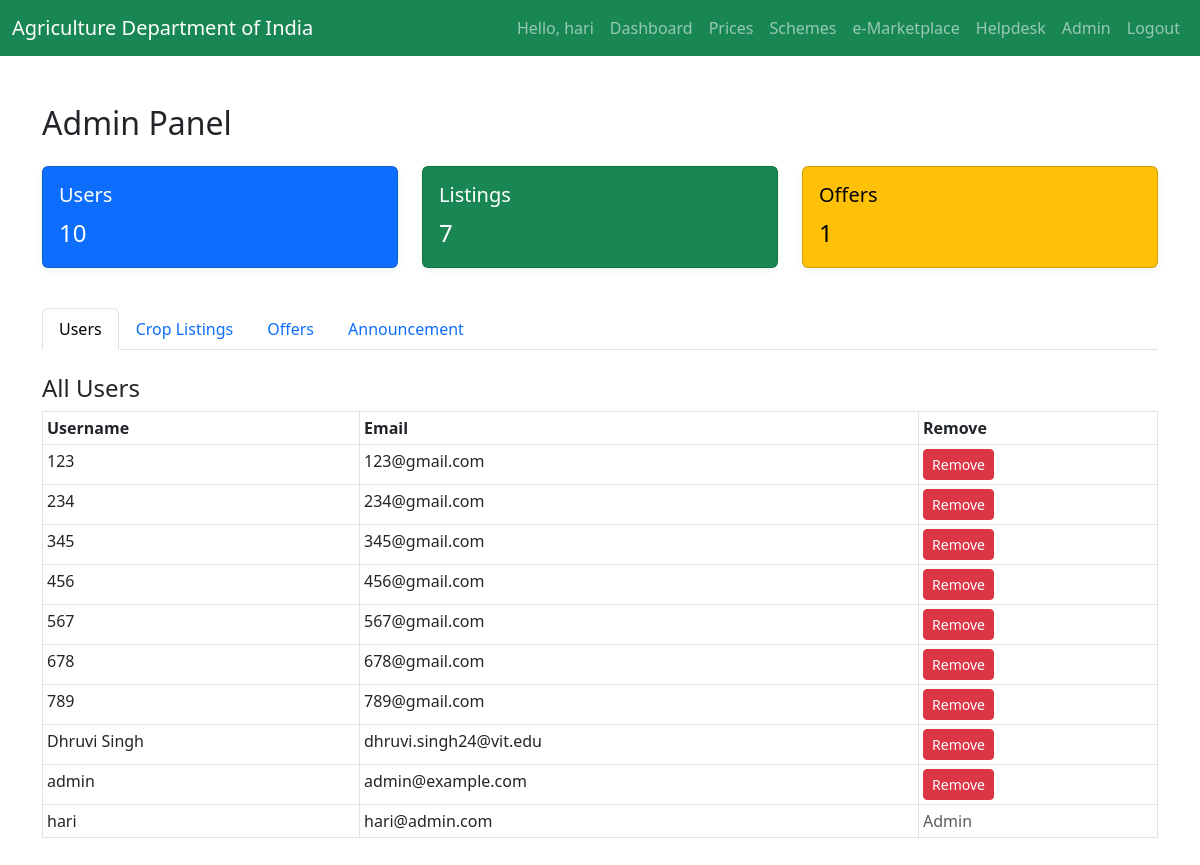
The app's page /admin (signed in) with its own data.
### models.py (models this page shows)
class User(UserMixin, db.Model):
    id = db.Column(db.Integer, primary_key=True)
    username = db.Column(db.String(80), unique=True, nullable=False)
    email = db.Column(db.String(120), unique=True, nullable=False)
    password = db.Column(db.String(200), nullable=False)
    listings = db.relationship('Listing', backref='user', lazy=True)
    offers = db.relationship('Offer', backref='user', lazy=True)

### app.py (the view, shortened to what this page needs)
@app.route('/admin', methods=['GET', 'POST'])
@login_required
def admin():
    if current_user.username.lower() != 'hari':
        flash('Access denied: Only admin user Hari can access this page.', 'danger')
        return redirect(url_for('dashboard'))
    if request.method == 'POST' and request.form.get('announcement') is not None:
        announcement_data['text'] = request.form.get('announcement').strip()
        flash('Announcement updated.', 'success')
        return redirect(url_for('admin'))
    users = User.query.order_by(User.username).all()
    listings = Listing.query.order_by(Listing.created_at.desc()).all()
    offers = Offer.query.order_by(Offer.created_at.desc()).all()
    for l in listings:
        _ = l.user
    for o in offers:
        _ = o.user
        _ = o.listing
        _ = o.listing.user
    return render_template('admin.html', users=users, listings=listings, offers=offers, announcement=announcement_data['text'])

### app.py (called while the page is built)
@login_manager.user_loader
def load_user(user_id):
    return User.query.get(int(user_id))

### templates/admin.html (shortened to what this page needs)
<!DOCTYPE html>
<html lang="en">
<head>
    <link rel="stylesheet" href="/static/css/style.css">
    <link href="https://cdn.jsdelivr.net/npm/bootstrap@5.3.0/dist/css/bootstrap.min.css" rel="stylesheet">
</head>
<body>
    {% include 'navbar.html' %}
    <div class="container py-5">
        <h2 class="mb-4">Admin Panel</h2>
        <div class="row mb-4">
          <div class="col-md-4">
            <div class="card text-bg-primary mb-3"><div class="card-body"><h5 class="card-title">Users</h5><p class="card-text fs-4">{{ users|length }}</p></div></div>
          </div>
          <div class="col-md-4">
            <div class="card text-bg-success mb-3"><div class="card-body"><h5 class="card-title">Listings</h5><p class="card-text fs-4">{{ listings|length }}</p></div></div>
          </div>
          <div class="col-md-4">
            <div class="card text-bg-warning mb-3"><div class="card-body"><h5 class="card-title">Offers</h5><p class="card-text fs-4">{{ offers|length }}</p></div></div>
          </div>
        </div>
        <ul class="nav nav-tabs mb-4" id="adminTab" role="tablist">
          <li class="nav-item" role="presentation">
            <button class="nav-link active" id="users-tab" data-bs-toggle="tab" data-bs-target="#users" type="button" role="tab">Users</button>
          </li>
          <li class="nav-item" role="presentation">
            <button class="nav-link" id="listings-tab" data-bs-toggle="tab" data-bs-target="#listings" type="button" role="tab">Crop Listings</button>
          </li>
          <li class="nav-item" role="presentation">
            <button class="nav-link" id="offers-tab" data-bs-toggle="tab" data-bs-target="#offers" type="button" role="tab">Offers</button>
          </li>
          <li class="nav-item" role="presentation">
            <button class="nav-link" id="announce-tab" data-bs-toggle="tab" data-bs-target="#announce" type="button" role="tab">Announcement</button>
          </li>
        </ul>
        <div class="tab-content" id="adminTabContent">
          <div class="tab-pane fade show active" id="users" role="tabpanel">
            <h4>All Users</h4>
            <table class="table table-bordered table-sm">
              <thead><tr><th>Username</th><th>Email</th><th>Remove</th></tr></thead>
              <tbody>
                {% if users|length == 0 %}
                <tr><td colspan="3" class="text-center text-muted">No users found.</td></tr>
                {% else %}
                {% for user in users %}
                <tr>
                  <td>{{ user.username }}</td>
                  <td>{{ user.email }}</td>
                  <td>{% if user.username|lower != 'hari' %}<form method="post" style="display:inline;"><input type="hidden" name="remove_user" value="{{ user.id }}"><button class="btn btn-danger btn-sm" onclick="return confirm('Remove this user?');">Remove</button></form>{% else %}<span class="text-muted">Admin</span>{% endif %}</td>
                </tr>
                {% endfor %}
                {% endif %}
              </tbody>
            </table>
          </div>
        </div>
    </div>
</body>
</html>

### templates/navbar.html (shortened to what this page needs)
<nav class="navbar navbar-expand-lg navbar-dark bg-success">
    <div class="container-fluid">
        <a class="navbar-brand" href="/">Agriculture Department of India</a>
        <div class="collapse navbar-collapse" id="navbarNav">
            <ul class="navbar-nav ms-auto">
                {% if current_user.is_authenticated %}
                    <li class="nav-item"><span class="nav-link">Hello, {{ current_user.username }}</span></li>
                {% endif %}
                <li class="nav-item"><a class="nav-link" href="/dashboard">Dashboard</a></li>
                <li class="nav-item"><a class="nav-link" href="/prices">Prices</a></li>
                <li class="nav-item"><a class="nav-link" href="/schemes">Schemes</a></li>
                <li class="nav-item"><a class="nav-link" href="/marketplace">e-Marketplace</a></li>
                <li class="nav-item"><a class="nav-link" href="/helpdesk">Helpdesk</a></li>
                <li class="nav-item"><a class="nav-link" href="/admin">Admin</a></li>
                {% if not current_user.is_authenticated %}
                    <li class="nav-item"><a class="nav-link" href="/login">Login</a></li>
                    <li class="nav-item"><a class="nav-link" href="/register">Register</a></li>
                {% else %}
                    <li class="nav-item"><a class="nav-link" href="/logout">Logout</a></li>
                {% endif %}
            </ul>
        </div>
    </div>
</nav>

### static/css/style.css (style rules this page uses)
.card { box-shadow: 0 2px 8px rgba(34,139,34,0.07); }

### records on screen
User: username "hari", email "hari@admin.com", shows "Admin"
User: username "123", email "123@gmail.com"
User: username "234", email "234@gmail.com"
User: username "345", email "345@gmail.com"
User: username "456", email "456@gmail.com"
User: username "567", email "567@gmail.com"
User: username "678", email "678@gmail.com"
User: username "789", email "789@gmail.com"
User: username "Dhruvi Singh", email "dhruvi.singh24@vit.edu"
User: username "admin", email "admin@example.com"

### other values on screen
{{ users|length }} "10"
{{ listings|length }} "7"
{{ offers|length }} "1"
